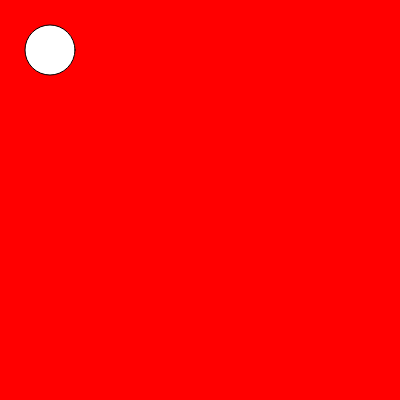
Frame 1 (no input)
Frame 60 (no input): identical to frame 1, image omitted
Frame 120 (the mouse pressed at the canvas centre since frame 60): identical to frame 1, image omitted

The p5.js sketch that drew this single still picture (run headless with seeded random() and noise() and a simulated clock; from frame 60 on, the mouse is pressed at the canvas centre):

// p5.js sketch
// ── sketch.js
function setup(){
    createCanvas(400, 400);
}
function  draw(){
    background(255,0,0);
    fill(255,255,255)
    ellipse(50, 50, 50,50);
}
    
